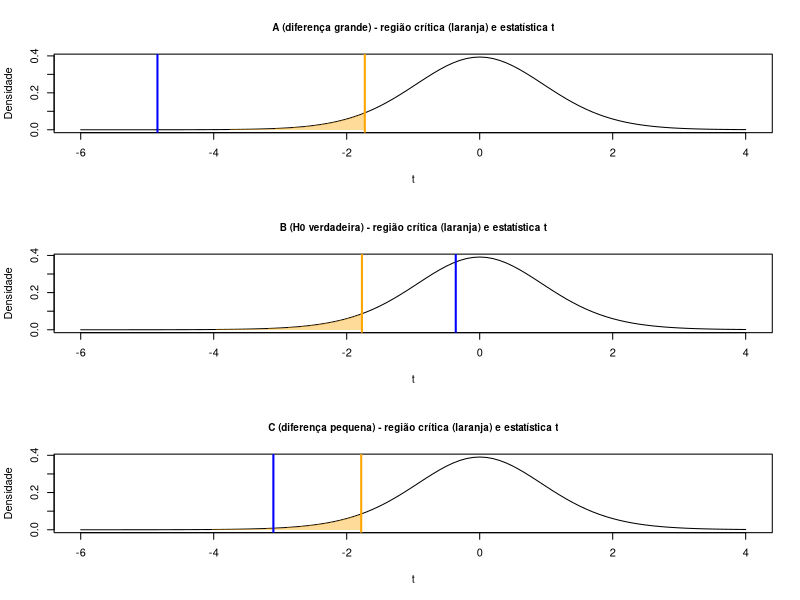

Write the R code that produced this figure.
# Luiz Fernando Silva Correia | 04261130 | 1CCOB


set.seed(123)
alpha    <- 0.05
n_sexta  <- 8
n_segqui <- 32

# H0: mu_sexta = mu_segqui | H1: mu_sexta < mu_segqui
testar_cenario <- function(nome, mu_segqui, mu_sexta, sigma) {
  segqui <- rnorm(n_segqui, mu_segqui, sigma)
  sexta  <- rnorm(n_sexta,  mu_sexta,  sigma)
  
  v1 <- var(sexta) / n_sexta
  v2 <- var(segqui) / n_segqui
  gl <- (v1 + v2)^2 / (v1^2 / (n_sexta - 1) + v2^2 / (n_segqui - 1))
  
  t_crit <- qt(alpha, gl)
  t_obs  <- (mean(sexta) - mean(segqui)) / sqrt(v1 + v2)
  p_valor <- pt(t_obs, gl, lower.tail = TRUE)
  
  inicio <- min(-6, t_obs - 1)
  curve(dt(x, gl), from = inicio, to = 4,
        main = paste(nome, "- região crítica (laranja) e estatística t"),
        cex.main = 0.9, ylab = "Densidade", xlab = "t")
  x_rc <- seq(inicio, t_crit, length.out = 200)
  polygon(c(x_rc, t_crit, inicio), c(dt(x_rc, gl), 0, 0),
          col = rgb(1, 0.65, 0, 0.4), border = NA)
  abline(v = t_crit, col = "orange", lwd = 2)
  abline(v = t_obs, col = "blue", lwd = 2)
  
  cat("\n====", nome, "====\n")
  cat("gl =", round(gl, 2), "| t crítico =", round(t_crit, 3),
      "| t observado =", round(t_obs, 3), "| p-valor =", round(p_valor, 4), "\n")
  if (t_obs < t_crit) {
    cat("t observado está na RC -> rejeita H0: sexta é mais vazia.\n")
  } else {
    cat("t observado fora da RC -> não rejeita H0: sem evidência de que sexta seja mais vazia.\n")
  }
  
  print(t.test(sexta, segqui, alternative = "less"))
}

par(mfrow = c(3, 1))
testar_cenario("A (diferença grande)",  5000, 4000, 600)
testar_cenario("B (H0 verdadeira)",     5000, 5000, 600)
testar_cenario("C (diferença pequena)", 5000, 4750, 600)
par(mfrow = c(1, 1))
